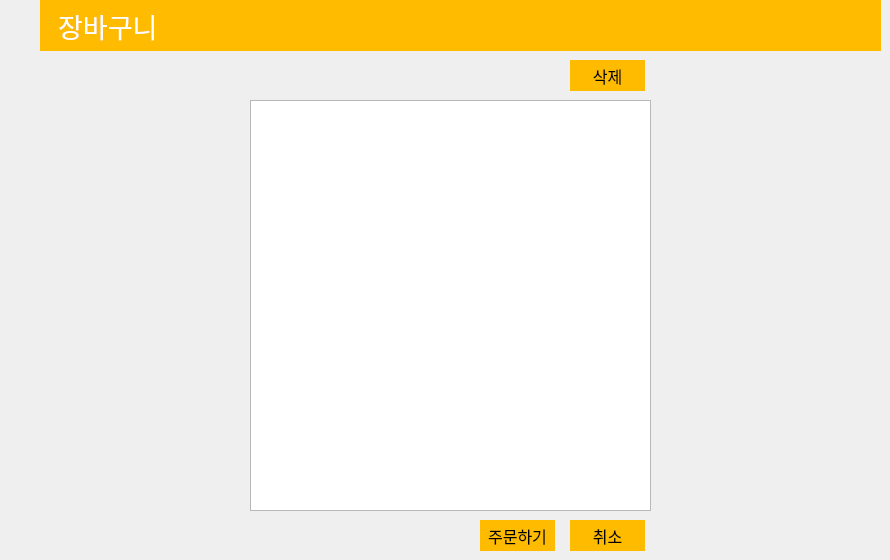
   <widget class="QWidget" name="page_6">
    <widget class="QTableWidget" name="tableWidget_2">
     <property name="geometry">
      <rect>
       <x>250</x>
       <y>100</y>
       <width>401</width>
       <height>411</height>
      </rect>
     </property>
    </widget>
    <widget class="QPushButton" name="payment_button">
     <property name="geometry">
      <rect>
       <x>480</x>
       <y>520</y>
       <width>75</width>
       <height>31</height>
      </rect>
     </property>
     <property name="font">
      <font>
       <family>경기천년바탕 Bold</family>
       <pointsize>12</pointsize>
      </font>
     </property>
     <property name="styleSheet">
      <string notr="true">background-color:rgb(255,187,0);
border-style: solid;
</string>
     </property>
     <property name="text">
      <string>주문하기</string>
     </property>
    </widget>
    <widget class="QPushButton" name="payment_cancle_button">
     <property name="geometry">
      <rect>
       <x>570</x>
       <y>520</y>
       <width>75</width>
       <height>31</height>
      </rect>
     </property>
     <property name="font">
      <font>
       <family>경기천년바탕 Bold</family>
       <pointsize>12</pointsize>
      </font>
     </property>
     <property name="styleSheet">
      <string notr="true">background-color:rgb(255,187,0);
border-style: solid;
</string>
     </property>
     <property name="text">
      <string>취소</string>
     </property>
    </widget>
    <widget class="QPushButton" name="shopping_list_del">
     <property name="geometry">
      <rect>
       <x>570</x>
       <y>60</y>
       <width>75</width>
       <height>31</height>
      </rect>
     </property>
     <property name="font">
      <font>
       <family>경기천년바탕 Bold</family>
       <pointsize>12</pointsize>
      </font>
     </property>
     <property name="styleSheet">
      <string notr="true">background-color:rgb(255,187,0);
border-style: solid;
</string>
     </property>
     <property name="text">
      <string>삭제</string>
     </property>
    </widget>
    <widget class="QLabel" name="label_36">
     <property name="geometry">
      <rect>
       <x>40</x>
       <y>0</y>
       <width>841</width>
       <height>51</height>
      </rect>
     </property>
     <property name="font">
      <font>
       <family>경기천년바탕 Bold</family>
       <pointsize>20</pointsize>
      </font>
     </property>
     <property name="styleSheet">
      <string notr="true">background-color:rgb(255,187,0);
color:white;
</string>
     </property>
     <property name="text">
      <string>   장바구니</string>
     </property>
    </widget>
    <widget class="QLabel" name="label_13">
     <property name="geometry">
      <rect>
       <x>260</x>
       <y>520</y>
       <width>56</width>
       <height>12</height>
      </rect>
     </property>
     <property name="text">
      <string/>
     </property>
    </widget>
    <widget class="QLabel" name="bill_result">
     <property name="geometry">
      <rect>
       <x>260</x>
       <y>520</y>
       <width>121</width>
       <height>31</height>
      </rect>
     </property>
     <property name="text">
      <string/>
     </property>
    </widget>
   </widget>
